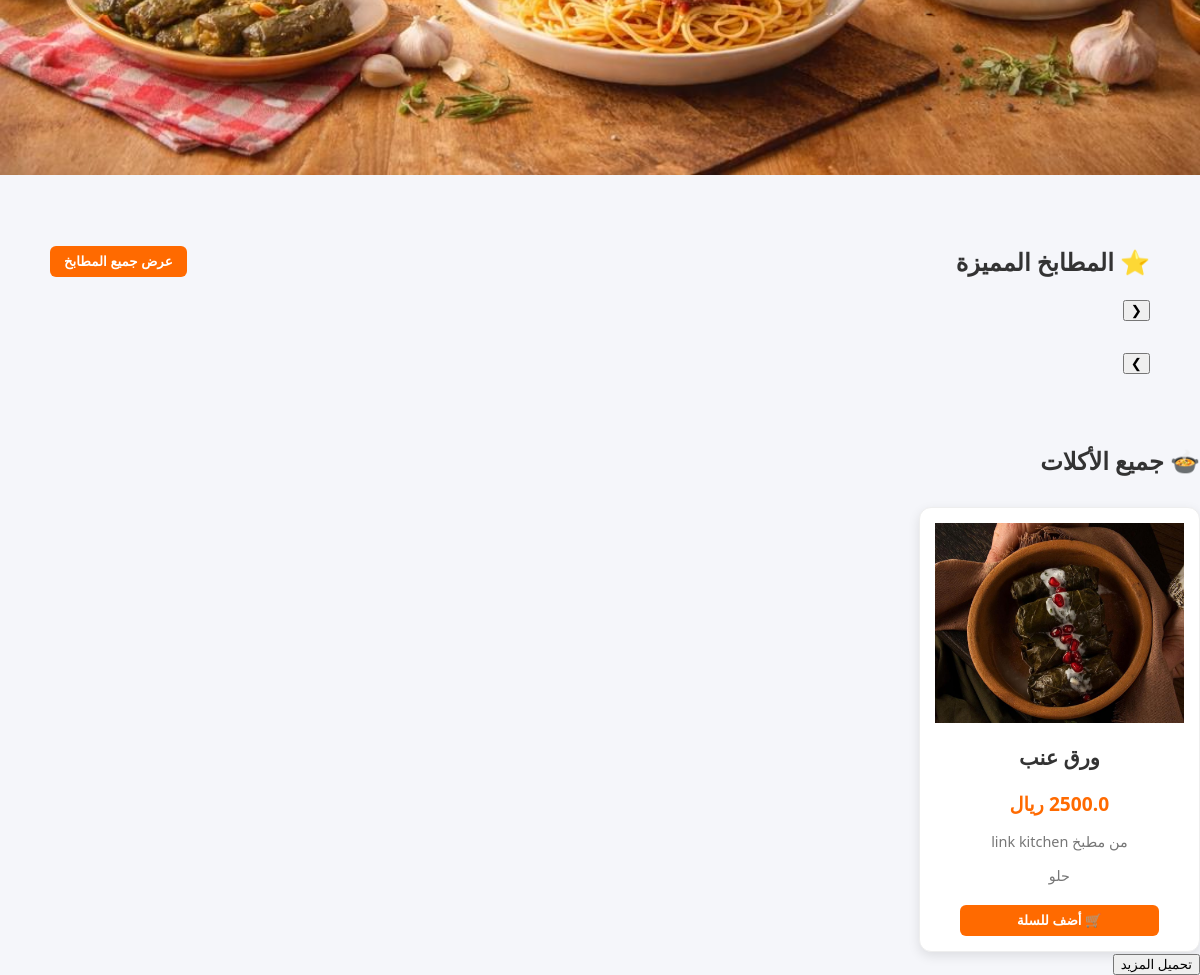
Before: / (lower part) with the older database file.
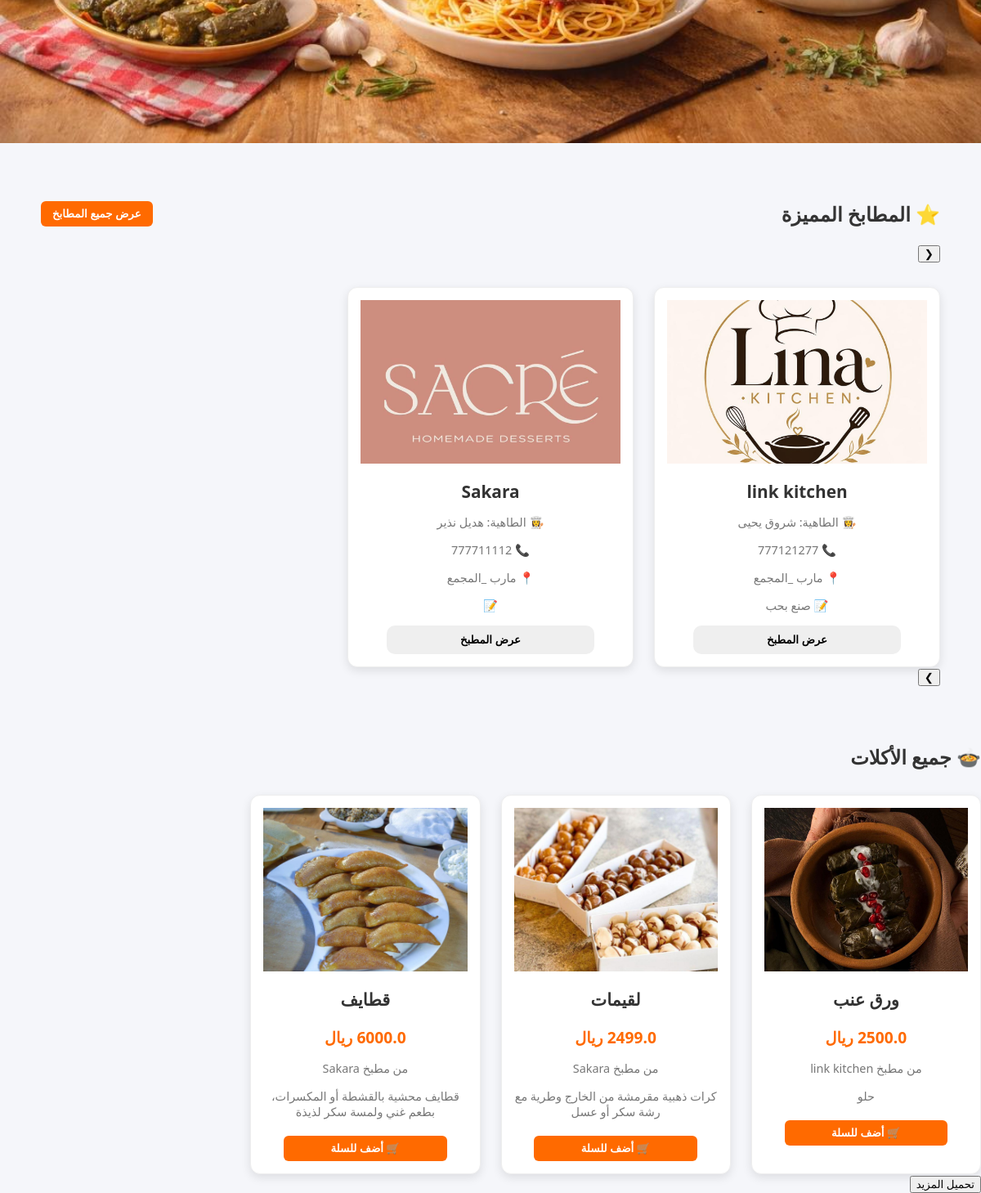
After: the same page with the newer database file.
### app/models/meal_model.py (models this page shows, shortened)
class Meal(db.Model):
    __tablename__ = "meals"
    id = db.Column(db.Integer, primary_key=True, autoincrement=True)
    name = db.Column(db.String(100), nullable=False)
    description = db.Column(db.Text, nullable=True)
    price = db.Column(db.Float, nullable=False)
    kitchen_id = db.Column(db.Integer, db.ForeignKey("kitchens.id"), nullable=False)
    kitchen = db.relationship("Kitchen", back_populates="meals")
    images = db.relationship("MealImage", back_populates="meal", cascade="all, delete-orphan")
    status = db.Column(db.String(20), default="pending")
    is_featured = db.Column(db.Integer, default=0)
    is_available = db.Column(db.Integer, default=1)
    order_items = db.relationship("OrderItem", back_populates="meal", cascade="all, delete-orphan")

### app/models/meal_image_model.py (models this page shows, shortened)
class MealImage(db.Model):
    __tablename__ = "meal_images"
    id = db.Column(db.Integer, primary_key=True, autoincrement=True)
    image = db.Column(db.String(255), nullable=False)
    meal_id = db.Column(db.Integer, db.ForeignKey("meals.id"), nullable=False)
    meal = db.relationship("Meal", back_populates="images")

### app/models/kitchen_model.py (models this page shows, shortened)
class Kitchen(db.Model):
    __tablename__ = "kitchens"
    id = db.Column(db.Integer, primary_key=True, autoincrement=True)
    user_id = db.Column(db.Integer, db.ForeignKey("users.id"))
    kitchen_name = db.Column(db.String(150), nullable=False)
    kitchen_logo = db.Column(db.String(255))   # صورة شعار المطبخ
    bank_account_name = db.Column(db.String(150))
    bank_account_number = db.Column(db.String(100))
    chef_name = db.Column(db.String(150))   # اسم الطاهية
    chef_phone = db.Column(db.String(50))   # رقم الطاهية
    status = db.Column(db.String(20), default="pending")
    created_at = db.Column(db.TIMESTAMP, server_default=db.func.current_timestamp())
    featured = db.Column(db.Integer, default=0)  # 0 = عادي، 1 = مميز
    is_open = db.Column(db.Integer, default=1)   # 1 = مفتوح، 0 = مغلق
    location = db.Column(db.String(150))
    address = db.Column(db.String(255))  # أدق من location
    description = db.Column(db.Text)
    meals = db.relationship("Meal", back_populates="kitchen", cascade="all, delete-orphan")

### app/models/user_model.py (models this page shows, shortened)
class User(db.Model):
    __tablename__ = "users"
    id = db.Column(db.Integer, primary_key=True, autoincrement=True)
    name = db.Column(db.String(100), nullable=False)
    email = db.Column(db.String(120), unique=True, nullable=True)
    phone = db.Column(db.String(20), unique=True, nullable=False)
    password_hash = db.Column(db.String(200), nullable=False)
    role = db.Column(db.String(20), nullable=False, default="customer")
    status = db.Column(db.String(20), default="pending")
    created_at = db.Column(db.DateTime, default=datetime.utcnow)
    kitchen = db.relationship("Kitchen", backref="user", uselist=False)
    orders = db.relationship(
        "Order",
        back_populates="user",
        foreign_keys="Order.user_id",
        cascade="all, delete-orphan"
    )
    customer_orders = db.relationship(
        "Order",
        back_populates="customer",
        foreign_keys="Order.customer_id"
    )

### app/routes/home_routes.py (the view)
@home.route("/")
def index():
    try:
        featured_kitchens = Kitchen.query.filter(
            Kitchen.featured == 1,
            Kitchen.status == "approved",
            Kitchen.is_open == 1
        ).all()
        meals = Meal.query.all()
    except Exception as e:
        return f"Database Error: {e}"
    cart_count = len(session.get("cart", {}))
    return render_template(
        "base.html",
        meals=meals,
        featured_kitchens=featured_kitchens,
        cart_count=cart_count
    )

### app/templates/base.html (shortened to what this page needs)
<!DOCTYPE html>
<html lang="ar" dir="rtl">
<head>
  <link rel="stylesheet" href="{{ url_for('static', filename='css/style.css') }}">
</head>
<body>
<section class="hero">
</section>
<section class="featured">
  <div style="display:flex; justify-content:space-between; align-items:center;">
    <h2>⭐ المطابخ المميزة</h2>
    <a href="{{ url_for('home.all_kitchens') }}">
      <button class="view-all-btn">عرض جميع المطابخ</button>
    </a>
  </div>
  <div class="slider-container">
    <button class="slider-btn left" onclick="scrollMeals(-1)">❮</button>
    <div class="meals-slider">
      {% for kitchen in featured_kitchens %}
      <div class="meal-card">
        <div class="image-container">
          {% if kitchen.kitchen_logo %}
            <img src="{{ url_for('static', filename='uploads/' + kitchen.kitchen_logo) }}">
          {% else %}
            <img src="{{ url_for('static', filename='uploads/no-image.png') }}">
          {% endif %}
        </div>
        <h3>{{ kitchen.kitchen_name }}</h3>
        {% if kitchen.user %}
          <p>👩‍🍳 الطاهية: {{ kitchen.user.name }}</p>
          <p>📞 {{ kitchen.user.phone }}</p>
        {% endif %}
        <p>📍 {{ kitchen.location }}</p>
        <p>📝 {{ kitchen.description }}</p>
        {% if kitchen.is_open %}
          <a href="{{ url_for('home.kitchen_detail', id=kitchen.id) }}">
            <button class="view-btn">عرض المطبخ</button>
          </a>
        {% else %}
          <button class="closed-btn" disabled>مغلق</button>
        {% endif %}
      </div>
      {% endfor %}
    </div>
    <button class="slider-btn right" onclick="scrollMeals(1)">❯</button>
  </div>
</section>
<h2>🍲 جميع الأكلات</h2>
<div class="meals-grid" id="mealsGrid">
  {% for meal in meals %}
  <div class="meal-card">
    {% if meal.images %}
      <img src="{{ url_for('static', filename='uploads/' + meal.images[0].image) }}">
    {% else %}
      <img src="{{ url_for('static', filename='uploads/no-image.png') }}">
    {% endif %}
    <h3>{{ meal.name }}</h3>
    <p class="price">{{ meal.price }} ريال</p>
    <p>من مطبخ {{ meal.kitchen.kitchen_name }}</p>
    <p class="description">{{ meal.description }}</p>
    {% if meal.kitchen.is_open %}
      <form action="/add-to-cart/{{ meal.id }}" method="POST">
        <button type="submit" style="background:#ff6a00; color:white; border:none; padding:8px 12px; border-radius:6px; cursor:pointer; margin-top:5px;">
          🛒 أضف للسلة
        </button>
      </form>
    {% else %}
      <button style="background:gray; color:white; border:none; padding:8px 12px; border-radius:6px; margin-top:5px;" disabled>
        🔒 مغلق
      </button>
    {% endif %}
  </div>
  {% endfor %}
</div>
<div class="load-more-box">
  <button onclick="loadMoreMeals()" id="loadMoreBtn">تحميل المزيد</button>
</div>
</body>
</html>

Changed rows visible on the page:
now on this page (row edited): Kitchen: kitchen_logo (picture), kitchen_name "link kitchen", user.name "شروق يحيى", user.phone "777121277", location "مارب _المجمع", description "صنع بحب"
now on this page (row edited): Kitchen: kitchen_logo (picture), kitchen_name "Sakara", user.name "هديل نذير", user.phone "777711112", location "مارب _المجمع"
added Meal: image (picture), name "لقيمات", kitchen.kitchen_name "Sakara", description "كرات ذهبية مقرمشة من الخارج وطرية مع رشة سكر أو عسل"
added Meal: image (picture), name "قطايف", kitchen.kitchen_name "Sakara", description "قطايف محشية بالقشطة أو المكسرات، بطعم غني ولمسة سكر لذيذة"
